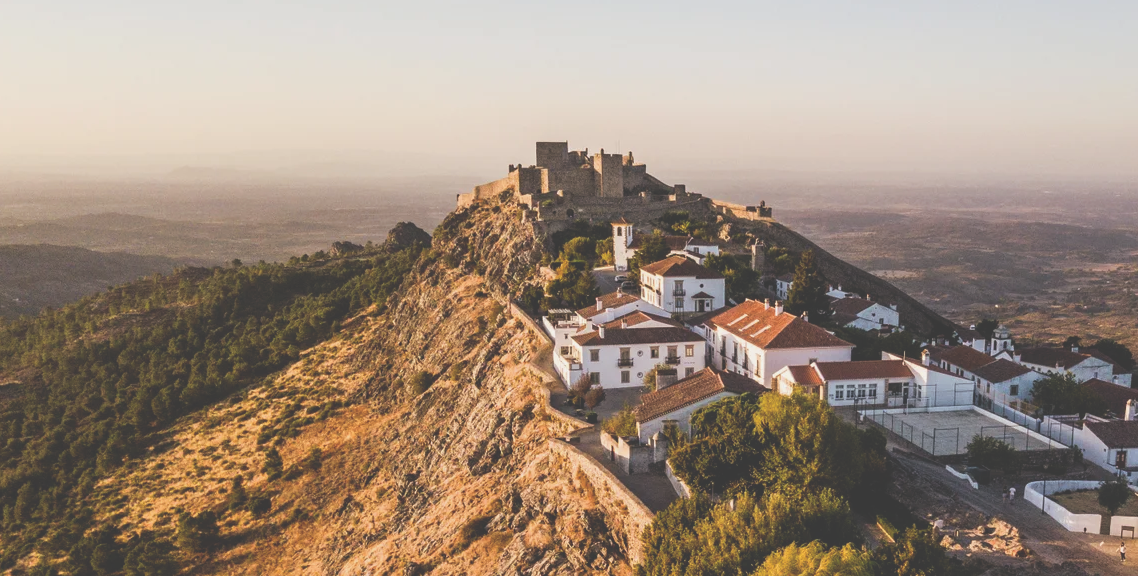
#> input picture Parte08/images/marvao/1.png, 1138 x 576 px, found by its file name
$ python main.py
#> lines starting #> are read from the running program, lines starting #| are printed output that depends on the picture; after the words box and inside, x2 and y2 are one past the last pixel; in counts of white or black regions, pixels touching at a corner belong together
#!/usr/bin/env python3

# Imports
import cv2 as cv
from random import randint
import numpy as np
from copy import deepcopy

def main():
        # Read images
        img_1 = cv.imread('../images/santorini/1.png')
#> img_1 is the input picture: shape (576, 1138, 3); mean B, G, R 124.3, 138.9, 156
        img_2 = cv.imread('../images/santorini/2.png')
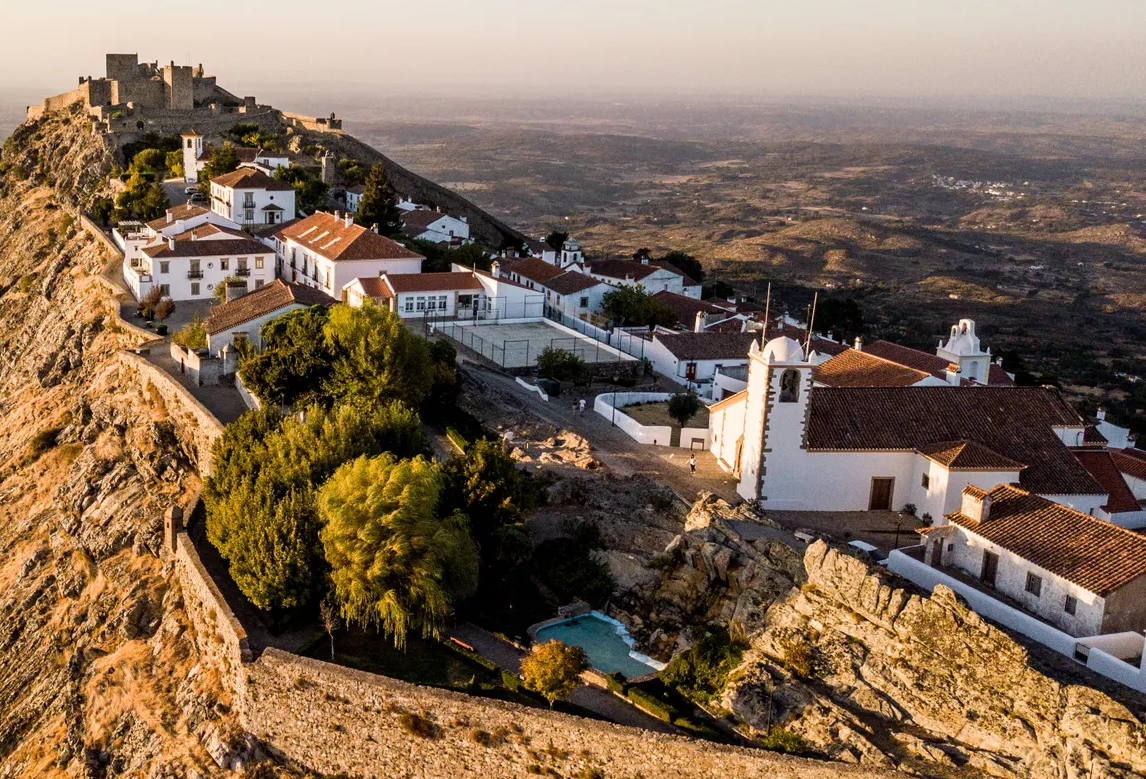
#> input picture Parte08/images/marvao/2.png, 1146 x 779 px, found by its file name
#> img_2 is the input picture: shape (779, 1146, 3); mean B, G, R 83, 104.3, 126.1

        # Create working copies
        img_1_gui = deepcopy(img_1)
        img_2_gui = deepcopy(img_2)

        # Create work window
        cv.namedWindow('Images', cv.WINDOW_NORMAL)

        # Resize image
        img_1_gui = cv.resize(img_1_gui, (1000, 1000), interpolation= cv.INTER_AREA)
        img_2_gui = cv.resize(img_2_gui, (1000, 1000), interpolation= cv.INTER_AREA)
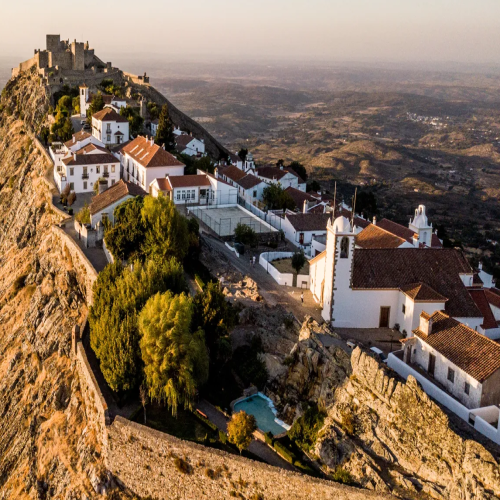
#> img_2_gui: shape (1000, 1000, 3) (shown at 1/2 size); mean B, G, R 83, 104.2, 126

        # [16 lines of commented-out code are left out]
        gray_1 = cv.cvtColor(img_1_gui,cv.COLOR_BGR2GRAY)
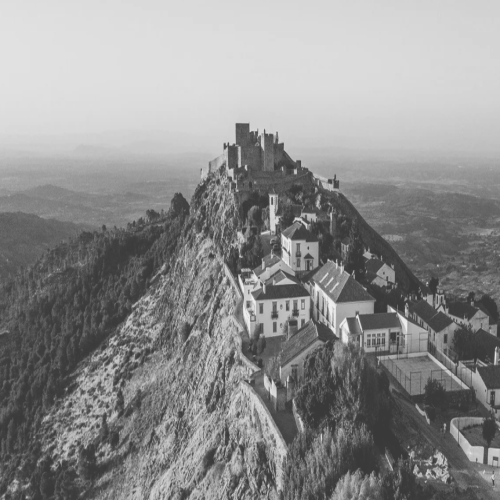
#> gray_1: shape (1000, 1000) (shown at 1/2 size); min 57, max 241, mean 142.3
        gray_2 = cv.cvtColor(img_2_gui,cv.COLOR_BGR2GRAY)
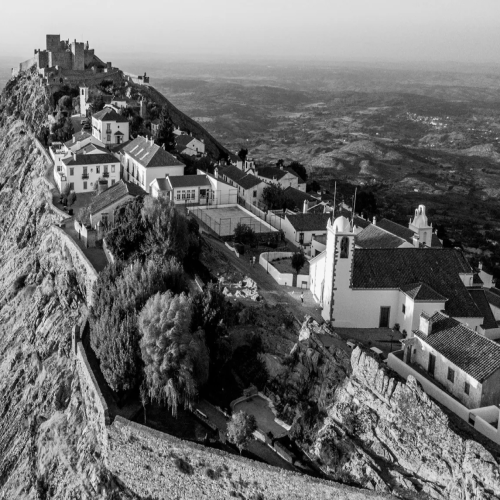
#> gray_2: shape (1000, 1000) (shown at 1/2 size); min 0, max 254, mean 108.3

        # Create SIFT object and apply it to the images
        sift = cv.SIFT_create(nfeatures = 500)
        kp1 = sift.detect(gray_1, None)
#> kp1 = 500 keypoints; strongest (x, y, size): (682, 527, 2), (783, 620, 8.5), (656, 520, 2.6), (591, 344, 5.5)
        kp2 = sift.detect(gray_2, None)
#> kp2 = 500 keypoints; strongest (x, y, size): (276, 271, 2.2), (401, 345, 8), (237, 254, 2.4), (302, 277, 1.9)

        # Draws key points in the image
        for idx, key_point in enumerate(kp1):
                x = int(key_point.pt[0])
                y = int(key_point.pt[1])
                color = (randint(0, 255), randint(0, 255), randint(0, 255))
                cv.circle(img_1_gui, (x, y), 10, color, 2)
#> this loop made 500 passes
#> (key_point, x, y, color) on passes 1 to 3: (keypoint at (454.6, 723.3), size 2.8, 454, 723, (197, 215, 20)), (keypoint at (306.4, 605.6), size 2.6, 306, 605, (132, 248, 207)), (keypoint at (454.3, 737.1), size 1.9, 454, 737, (155, 244, 183))
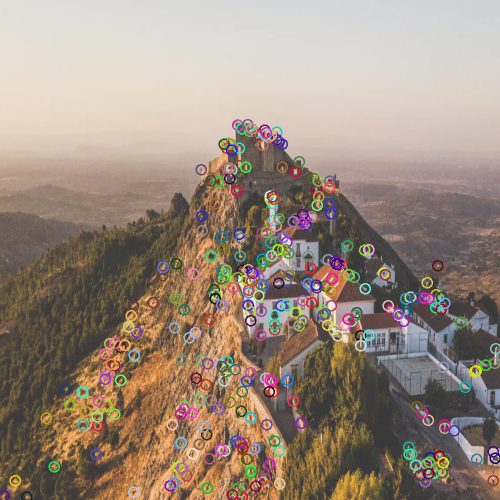
#> img_1_gui: shape (1000, 1000, 3) (shown at 1/2 size); mean B, G, R 125.4, 138.9, 154.8

        for idx, key_point in enumerate(kp2):
                x = int(key_point.pt[0])
                y = int(key_point.pt[1])
                color = (randint(0, 255), randint(0, 255), randint(0, 255))
                cv.circle(img_2_gui, (x, y), 10, color, 2)
#> this loop made 500 passes
#> (key_point, x, y, color) on passes 1 to 3: (keypoint at (830.3, 884.9), size 2, 830, 884, (74, 118, 147)), (keypoint at (776.4, 764.5), size 2.9, 776, 764, (102, 246, 183)), (keypoint at (436.1, 548), size 2.2, 436, 548, (144, 196, 66))
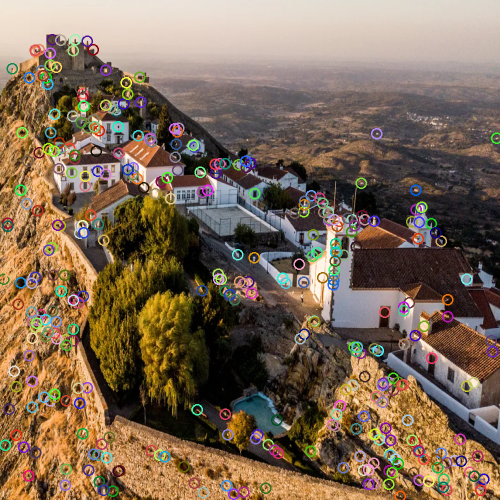
#> img_2_gui: shape (1000, 1000, 3) (shown at 1/2 size); 6.32% of pixels changed, all inside (x1, y1, x2, y2) = (0, 68, 1000, 1000)

        # Concatenate both images
        img_3 = np.concatenate((img_1_gui, img_2_gui), axis = 1)
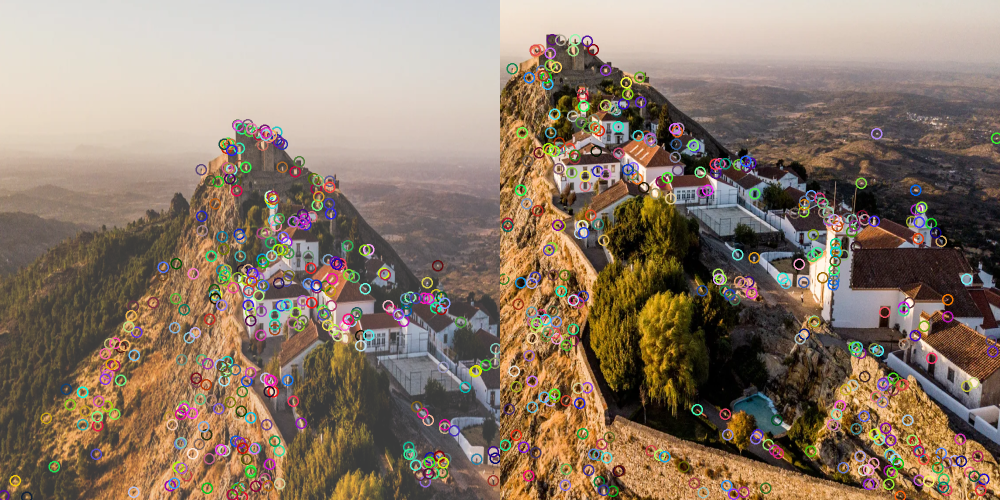
#> img_3: shape (1000, 2000, 3) (shown at 1/2 size); mean B, G, R 105.5, 122, 140

        # Show concatenated image in the created window
        cv.imshow('Images', img_3)

        cv.waitKey(0)

if __name__ == '__main__':
        main()
